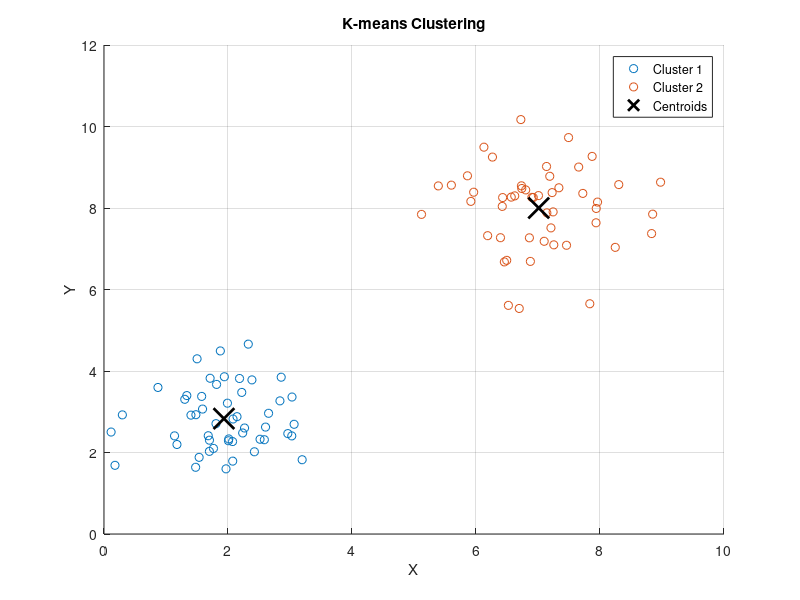
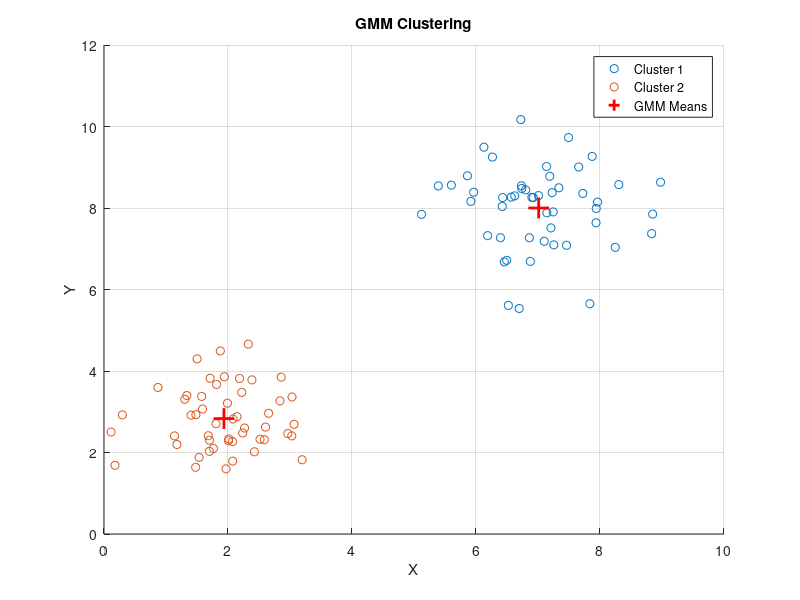

MATLAB code for these plots, in order:
% 21103080: Akash Rout
% Question 2

clc; clear; close all; % clear previous memory

% First step 1: Generate 100 random data points from two Gaussians
rng(1); % For reproducibility

% Parameters for Gaussian 1
mu1 = [2, 3];
sigma1 = [0.5 0; 0 0.5];
data1 = mvnrnd(mu1, sigma1, 50);

% Parameters for Gaussian 2
mu2 = [7, 8];
sigma2 = [0.8 0; 0 0.8];
data2 = mvnrnd(mu2, sigma2, 50);

% Combine data
data = [data1; data2];

%% Second Step: K-means clustering
k = 2;
[idx_kmeans, C_kmeans] = kmeans(data, k);

% Plotting K-means result
figure;
gscatter(data(:,1), data(:,2), idx_kmeans);
hold on;
plot(C_kmeans(:,1), C_kmeans(:,2), 'kx', 'MarkerSize', 15, 'LineWidth', 2);
title('K-means Clustering');
xlabel('X');
ylabel('Y');
legend('Cluster 1','Cluster 2','Centroids');
grid on;

%% Third Step: Gaussian Mixture Model (GMM)
gmm_model = fitgmdist(data, k);       % Fit GMM
idx_gmm = cluster(gmm_model, data);   % Predict clusters

% Plotting GMM result
figure;
gscatter(data(:,1), data(:,2), idx_gmm);
hold on;

% Plotting GMM means
plot(gmm_model.mu(:,1), gmm_model.mu(:,2), 'r+', 'MarkerSize', 15, 'LineWidth', 2);
title('GMM Clustering');
xlabel('X');
ylabel('Y');
legend('Cluster 1','Cluster 2','GMM Means');
grid on;